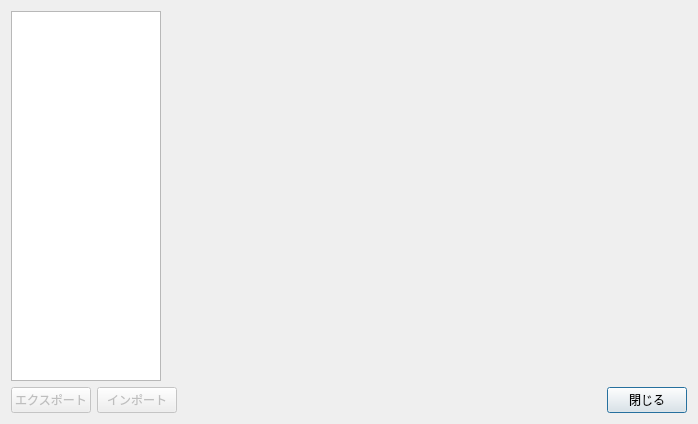
<?xml version="1.0" encoding="UTF-8"?>
<ui version="4.0">
 <class>ConfigDialog</class>
 <widget class="QDialog" name="ConfigDialog">
  <property name="geometry">
   <rect>
    <x>0</x>
    <y>0</y>
    <width>696</width>
    <height>424</height>
   </rect>
  </property>
  <property name="windowTitle">
   <string>設定</string>
  </property>
  <property name="windowIcon">
   <iconset resource="res.qrc">
    <normaloff>:/images/gear.png</normaloff>:/images/gear.png</iconset>
  </property>
  <layout class="QGridLayout" name="gridLayout">
   <item row="0" column="0" colspan="5">
    <layout class="QHBoxLayout" name="horizontalLayout" stretch="1,0">
     <item>
      <widget class="QListWidget" name="contentsWidget">
       <property name="minimumSize">
        <size>
         <width>150</width>
         <height>0</height>
        </size>
       </property>
       <property name="maximumSize">
        <size>
         <width>150</width>
         <height>16777215</height>
        </size>
       </property>
       <property name="iconSize">
        <size>
         <width>32</width>
         <height>32</height>
        </size>
       </property>
      </widget>
     </item>
     <item>
      <widget class="QStackedWidget" name="pagesWidget">
       <property name="minimumSize">
        <size>
         <width>520</width>
         <height>370</height>
        </size>
       </property>
      </widget>
     </item>
    </layout>
   </item>
   <item row="1" column="4">
    <widget class="QPushButton" name="pushButton">
     <property name="sizePolicy">
      <sizepolicy hsizetype="Preferred" vsizetype="Fixed">
       <horstretch>0</horstretch>
       <verstretch>0</verstretch>
      </sizepolicy>
     </property>
     <property name="text">
      <string>閉じる</string>
     </property>
    </widget>
   </item>
   <item row="1" column="0">
    <widget class="QPushButton" name="pushButton_2">
     <property name="enabled">
      <bool>false</bool>
     </property>
     <property name="text">
      <string>エクスポート</string>
     </property>
     <property name="icon">
      <iconset resource="res.qrc">
       <normaloff>:/images/inbox-upload.png</normaloff>:/images/inbox-upload.png</iconset>
     </property>
    </widget>
   </item>
   <item row="1" column="1">
    <widget class="QPushButton" name="pushButton_3">
     <property name="enabled">
      <bool>false</bool>
     </property>
     <property name="text">
      <string>インポート</string>
     </property>
     <property name="icon">
      <iconset resource="res.qrc">
       <normaloff>:/images/inbox-download.png</normaloff>:/images/inbox-download.png</iconset>
     </property>
    </widget>
   </item>
   <item row="1" column="3">
    <spacer name="horizontalSpacer">
     <property name="orientation">
      <enum>Qt::Horizontal</enum>
     </property>
     <property name="sizeHint" stdset="0">
      <size>
       <width>536</width>
       <height>22</height>
      </size>
     </property>
    </spacer>
   </item>
  </layout>
 </widget>
 <resources>
  <include location="res.qrc"/>
 </resources>
 <connections>
  <connection>
   <sender>pushButton</sender>
   <signal>clicked()</signal>
   <receiver>ConfigDialog</receiver>
   <slot>close()</slot>
   <hints>
    <hint type="sourcelabel">
     <x>686</x>
     <y>411</y>
    </hint>
    <hint type="destinationlabel">
     <x>319</x>
     <y>239</y>
    </hint>
   </hints>
  </connection>
  <connection>
   <sender>contentsWidget</sender>
   <signal>currentItemChanged(QListWidgetItem*,QListWidgetItem*)</signal>
   <receiver>ConfigDialog</receiver>
   <slot>changePage(QListWidgetItem*,QListWidgetItem*)</slot>
   <hints>
    <hint type="sourcelabel">
     <x>84</x>
     <y>194</y>
    </hint>
    <hint type="destinationlabel">
     <x>347</x>
     <y>210</y>
    </hint>
   </hints>
  </connection>
 </connections>
 <slots>
  <slot>changePage(QListWidgetItem*,QListWidgetItem*)</slot>
 </slots>
</ui>
